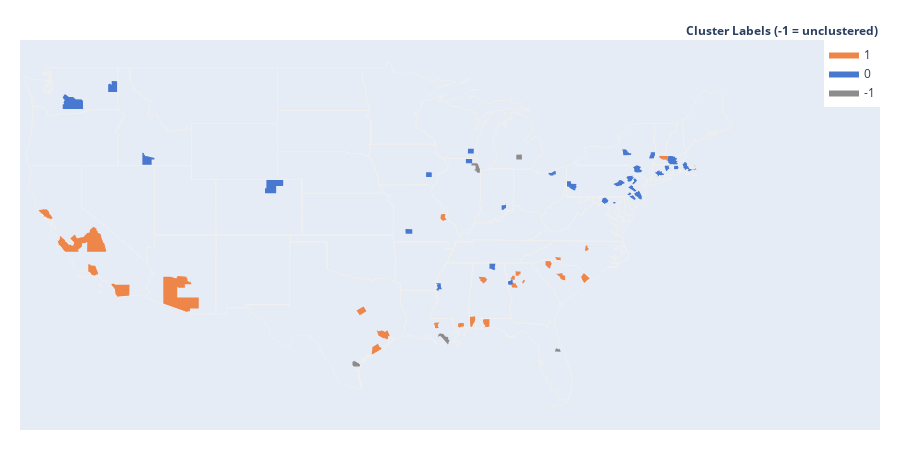

The code cell stored with this chart in its notebook:
### Code cell
values = [int(i) for i in clusterer_avg.labels_]

fig = ff.create_choropleth(fips=correct_fips, values=values, legend_title='Cluster Labels (-1 = unclustered)', show_hover=True, colorscale = ["#8C8C8C","#4878D0","#EE8549"])
# fig.layout.template = None
fig.show()

### Figure 1 — Plotly figure (JSON) as saved in the notebook; plotly's stock layout.template omitted (floating-point values rounded to 4 significant figures; data arrays with more than 128 entries replaced by an {"elided": "..."} marker saying what was removed)
{"data": [{"fill": "toself", "fillcolor": "#8C8C8C", "hoverinfo": "none", "line": {"color": "rgb(0, 0, 0)", "width": 0}, "mode": "lines", "name": "-1", "type": "scatter", "x": {"elided": "272 float values"}, "y": {"elided": "272 float values"}}, {"fill": "toself", "fillcolor": "#4878D0", "hoverinfo": "none", "line": {"color": "rgb(0, 0, 0)", "width": 0}, "mode": "lines", "name": "0", "type": "scatter", "x": {"elided": "572 float values"}, "y": {"elided": "572 float values"}}, {"fill": "toself", "fillcolor": "#EE8549", "hoverinfo": "none", "line": {"color": "rgb(0, 0, 0)", "width": 0}, "mode": "lines", "name": "1", "type": "scatter", "x": {"elided": "591 float values"}, "y": {"elided": "591 float values"}}, {"hoverinfo": "text", "legendgroup": "centroids", "marker": {"color": "white", "opacity": 0}, "mode": "markers", "name": "US Counties", "selected": {"marker": {"color": "white", "opacity": 1, "size": 3}}, "showlegend": false, "text": ["County: Weld<br>State: Colorado<br>FIPS: 08123<br>Value: 0", "County: Weld<br>State: Colorado<br>FIPS: 08123<br>Value: 0", "County: Lafourche<br>State: Louisiana<br>FIPS: 22057<br>Value: -1", "County: Lafourche<br>State: Louisiana<br>FIPS: 22057<br>Value: -1", "County: Lafourche<br>State: Louisiana<br>FIPS: 22057<br>Value: -1", "County: Lafourche<br>State: Louisiana<br>FIPS: 22057<br>Value: -1", "County: Lafourche<br>State: Louisiana<br>FIPS: 22057<br>Value: -1", "County: Lafourche<br>State: Louisiana<br>FIPS: 22057<br>Value: -1", "County: Ventura<br>State: California<br>FIPS: 06111<br>Value: 1", "County: Ventura<br>State: California<br>FIPS: 06111<br>Value: 1", "County: Ventura<br>State: California<br>FIPS: 06111<br>Value: 1", "County: Harrison<br>State: Mississippi<br>FIPS: 28047<br>Value: 1", "County: Harrison<br>State: Mississippi<br>FIPS: 28047<br>Value: 1", "County: Harrison<br>State: Mississippi<br>FIPS: 28047<br>Value: 1", "County: Harrison<br>State: Mississippi<br>FIPS: 28047<br>Value: 1", "County: Harrison<br>State: Mississippi<br>FIPS: 28047<br>Value: 1", "County: Nueces<br>State: Texas<br>FIPS: 48355<br>Value: -1", "County: Nueces<br>State: Texas<br>FIPS: 48355<br>Value: -1", "County: Nueces<br>State: Texas<br>FIPS: 48355<br>Value: -1", "County: Nueces<br>State: Texas<br>FIPS: 48355<br>Value: -1", "County: Nueces<br>State: Texas<br>FIPS: 48355<br>Value: -1", "County: Nueces<br>State: Texas<br>FIPS: 48355<br>Value: -1", "County: Nueces<br>State: Texas<br>FIPS: 48355<br>Value: -1", "County: Nueces<br>State: Texas<br>FIPS: 48355<br>Value: -1", "County: Nueces<br>State: Texas<br>FIPS: 48355<br>Value: -1", "County: Nueces<br>State: Texas<br>FIPS: 48355<br>Value: -1", "County: Nueces<br>State: Texas<br>FIPS: 48355<br>Value: -1", "County: Nueces<br>State: Texas<br>FIPS: 48355<br>Value: -1", "County: Nueces<br>State: Texas<br>FIPS: 48355<br>Value: -1", "County: Nueces<br>State: Texas<br>FIPS: 48355<br>Value: -1", "County: Nueces<br>State: Texas<br>FIPS: 48355<br>Value: -1", "County: Nueces<br>State: Texas<br>FIPS: 48355<br>Value: -1", "County: Nueces<br>State: Texas<br>FIPS: 48355<br>Value: -1", "County: Nueces<br>State: Texas<br>FIPS: 48355<br>Value: -1", "County: Nueces<br>State: Texas<br>FIPS: 48355<br>Value: -1", "County: Nueces<br>State: Texas<br>FIPS: 48355<br>Value: -1", "County: Nueces<br>State: Texas<br>FIPS: 48355<br>Value: -1", "County: Nueces<br>State: Texas<br>FIPS: 48355<br>Value: -1", "County: Nueces<br>State: Texas<br>FIPS: 48355<br>Value: -1", "County: Nueces<br>State: Texas<br>FIPS: 48355<br>Value: -1", "County: Nueces<br>State: Texas<br>FIPS: 48355<br>Value: -1", "County: Nueces<br>State: Texas<br>FIPS: 48355<br>Value: -1", "County: New Haven<br>State: Connecticut<br>FIPS: 09009<br>Value: 0", "County: New Haven<br>State: Connecticut<br>FIPS: 09009<br>Value: 0", "County: Plymouth<br>State: Massachusetts<br>FIPS: 25023<br>Value: 0", "County: Plymouth<br>State: Massachusetts<br>FIPS: 25023<br>Value: 0", "County: Plymouth<br>State: Massachusetts<br>FIPS: 25023<br>Value: 0", "County: Plymouth<br>State: Massachusetts<br>FIPS: 25023<br>Value: 0", "County: Plymouth<br>State: Massachusetts<br>FIPS: 25023<br>Value: 0", "County: Plymouth<br>State: Massachusetts<br>FIPS: 25023<br>Value: 0", "County: Plymouth<br>State: Massachusetts<br>FIPS: 25023<br>Value: 0", "County: Harris<br>State: Texas<br>FIPS: 48201<br>Value: 1", "County: Harris<br>State: Texas<br>FIPS: 48201<br>Value: 1", "County: Harris<br>State: Texas<br>FIPS: 48201<br>Value: 1", "County: Mobile<br>State: Alabama<br>FIPS: 01097<br>Value: 1", "County: Mobile<br>State: Alabama<br>FIPS: 01097<br>Value: 1", "County: Mobile<br>State: Alabama<br>FIPS: 01097<br>Value: 1", "County: Mobile<br>State: Alabama<br>FIPS: 01097<br>Value: 1", "County: Mobile<br>State: Alabama<br>FIPS: 01097<br>Value: 1", "County: Mobile<br>State: Alabama<br>FIPS: 01097<br>Value: 1", "County: Mobile<br>State: Alabama<br>FIPS: 01097<br>Value: 1", "County: San Diego<br>State: California<br>FIPS: 06073<br>Value: 1", "County: Gloucester<br>State: New Jersey<br>FIPS: 34015<br>Value: 0", "County: Ingham<br>State: Michigan<br>FIPS: 26065<br>Value: -1", "County: Greene<br>State: Missouri<br>FIPS: 29077<br>Value: 0", "County: Beaver<br>State: Pennsylvania<br>FIPS: 42007<br>Value: 0", "County: Waukesha<br>State: Wisconsin<br>FIPS: 55133<br>Value: 0", "County: Sonoma<br>State: California<br>FIPS: 06097<br>Value: 1", "County: Cherokee<br>State: Georgia<br>FIPS: 13057<br>Value: 1", "County: Worcester<br>State: Massachusetts<br>FIPS: 25027<br>Value: 0", "County: Monroe<br>State: Pennsylvania<br>FIPS: 42089<br>Value: 0", "County: Twin Falls<br>State: Idaho<br>FIPS: 16083<br>Value: 0", "County: Franklin<br>State: Massachusetts<br>FIPS: 25011<br>Value: 1", "County: McLennan<br>State: Texas<br>FIPS: 48309<br>Value: 1", "County: Matagorda<br>State: Texas<br>FIPS: 48321<br>Value: 1", "County: Cook<br>State: Illinois<br>FIPS: 17031<br>Value: -1", "County: Madison<br>State: Alabama<br>FIPS: 01089<br>Value: 0", "County: Tolland<br>State: Connecticut<br>FIPS: 09013<br>Value: 0", "County: Frederick<br>State: Maryland<br>FIPS: 24021<br>Value: 0", "County: Jefferson<br>State: Missouri<br>FIPS: 29099<br>Value: 1", "County: Madison<br>State: New York<br>FIPS: 36053<br>Value: 0", "County: Santa Rosa<br>State: Florida<br>FIPS: 12113<br>Value: 1", "County: Seminole<br>State: Florida<br>FIPS: 12117<br>Value: -1", "County: Spartanburg<br>State: South Carolina<br>FIPS: 45083<br>Value: 1", "County: Fresno<br>State: California<br>FIPS: 06019<br>Value: 1", "County: Spokane<br>State: Washington<br>FIPS: 53063<br>Value: 0", "County: East Baton Rouge<br>State: Louisiana<br>FIPS: 22033<br>Value: 1", "County: Washington<br>State: Mississippi<br>FIPS: 28151<br>Value: 0", "County: Coweta<br>State: Georgia<br>FIPS: 13077<br>Value: 1", "County: McHenry<br>State: Illinois<br>FIPS: 17111<br>Value: 0", "County: Cuyahoga<br>State: Ohio<br>FIPS: 39035<br>Value: 0", "County: Delaware<br>State: Pennsylvania<br>FIPS: 42045<br>Value: 0", "County: Paulding<br>State: Georgia<br>FIPS: 13223<br>Value: 1", "County: Rensselaer<br>State: New York<br>FIPS: 36083<br>Value: 0", "County: Sullivan<br>State: New York<br>FIPS: 36105<br>Value: 0", "County: Gaston<br>State: North Carolina<br>FIPS: 37071<br>Value: 1", "County: Allegheny<br>State: Pennsylvania<br>FIPS: 42003<br>Value: 0", "County: Carroll<br>State: Georgia<br>FIPS: 13045<br>Value: 0", "County: Washington<br>State: Iowa<br>FIPS: 19183<br>Value: 0", "County: Warren<br>State: New Jersey<br>FIPS: 34041<br>Value: 0", "County: Schuylkill<br>State: Pennsylvania<br>FIPS: 42107<br>Value: 0", "County: Durham<br>State: North Carolina<br>FIPS: 37063<br>Value: 1", "County: Horry<br>State: South Carolina<br>FIPS: 45051<br>Value: 1", "County: Burlington<br>State: New Jersey<br>FIPS: 34005<br>Value: 0", "County: Bucks<br>State: Pennsylvania<br>FIPS: 42017<br>Value: 0", "County: Walker<br>State: Alabama<br>FIPS: 01127<br>Value: 1", "County: Rockdale<br>State: Georgia<br>FIPS: 13247<br>Value: 1", "County: Jennings<br>State: Indiana<br>FIPS: 18079<br>Value: 0", "County: Richland<br>State: South Carolina<br>FIPS: 45079<br>Value: 1", "County: Baltimore<br>State: Maryland<br>FIPS: 24510<br>Value: 0", "County: Pima<br>State: Arizona<br>FIPS: 04019<br>Value: 1", "County: Tulare<br>State: California<br>FIPS: 06107<br>Value: 1", "County: Maricopa<br>State: Arizona<br>FIPS: 04013<br>Value: 1", "County: Yakima<br>State: Washington<br>FIPS: 53077<br>Value: 0", "County: Monterey<br>State: California<br>FIPS: 06053<br>Value: 1", "County: Barnstable<br>State: Massachusetts<br>FIPS: 25001<br>Value: 0", "County: Providence<br>State: Rhode Island<br>FIPS: 44007<br>Value: 0"], "type": "scatter", "unselected": {"marker": {"opacity": 0}}, "x": [[-105.0], [-104.4], [-90.32], [-90.34], [-90.35], [-90.35], [-90.41], [-90.43], [-119.4], [-119.1], [-119.5], [-88.84], [-88.89], [-88.97], [-89.1], [-89.12], [-97.08], [-97.1], [-97.12], [-97.09], [-97.12], [-97.13], [-97.14], [-97.14], [-97.14], [-97.15], [-97.15], [-97.17], [-97.18], [-97.21], [-97.21], [-97.22], [-97.24], [-97.23], [-97.16], [-97.25], [-97.31], [-97.33], [-97.36], [-97.36], [-97.45], [-97.65], [-72.75], [-72.93], [-70.88], [-70.89], [-70.89], [-70.9], [-70.9], [-70.94], [-70.81], [-94.97], [-94.98], [-95.39], [-88.04], [-88.21], [-88.22], [-88.26], [-88.14], [-88.34], [-88.21], -116.7, -75.14, -84.37, -93.34, -80.35, -88.3, -122.9, -84.48, -71.91, -75.34, -114.7, -72.59, -97.2, -96.01, -87.82, -86.55, -72.34, -77.4, -90.54, -75.67, -87.02, -81.24, -81.99, -119.6, -117.4, -91.1, -90.95, -84.76, -88.45, -81.66, -75.4, -84.87, -73.51, -74.77, -81.18, -79.98, -85.08, -91.72, -75.0, -76.22, -78.88, -79.0, -74.67, -75.11, -87.3, -84.03, -85.63, -80.9, -76.61, -111.8, -118.8, -112.5, -120.7, -121.2, -70.29, -71.58], "y": [[40.03], [40.55], [29.07], [29.18], [29.1], [29.12], [29.21], [29.57], [34.01], [34.47], [33.25], [30.37], [30.24], [30.21], [30.23], [30.51], [27.92], [27.9], [27.91], [27.86], [27.89], [27.9], [27.9], [27.85], [27.89], [27.88], [27.82], [27.76], [27.82], [27.82], [27.81], [27.85], [27.83], [27.67], [27.72], [27.86], [27.87], [27.87], [27.85], [27.88], [27.87], [27.72], [41.25], [41.41], [42.34], [42.34], [42.33], [42.34], [42.33], [42.29], [41.95], [29.68], [29.69], [29.86], [30.51], [30.32], [30.32], [30.34], [30.25], [30.39], [30.79], 33.03, 39.72, 42.6, 37.26, 40.68, 43.02, 38.53, 34.24, 42.35, 41.06, 42.36, 42.58, 31.55, 28.82, 41.84, 34.76, 41.86, 39.47, 38.26, 42.91, 30.7, 28.72, 34.93, 36.76, 47.62, 30.54, 33.28, 33.35, 42.32, 41.42, 39.92, 33.92, 42.71, 41.72, 35.29, 40.47, 33.58, 41.34, 40.86, 40.71, 36.04, 33.92, 39.88, 40.34, 33.8, 33.65, 39.0, 34.02, 39.31, 32.1, 36.22, 33.35, 46.46, 36.22, 41.72, 41.87]}, {"hoverinfo": "text", "legendgroup": "States", "line": {"color": "rgb(240, 240, 240)", "width": 1}, "mode": "lines", "showlegend": false, "type": "scatter", "x": {"elided": "10570 float values"}, "y": {"elided": "10570 float values"}}], "layout": {"annotations": [{"showarrow": false, "text": "<b>Cluster Labels (-1 = unclustered)</b>", "x": 1, "xanchor": "right", "xref": "paper", "y": 1.05, "yref": "paper"}], "dragmode": "select", "height": 450, "hovermode": "closest", "legend": {"traceorder": "reversed", "x": 1, "xanchor": "right", "y": 1, "yanchor": "top"}, "margin": {"b": 20, "l": 20, "r": 20, "t": 40}, "width": 900, "xaxis": {"autorange": false, "fixedrange": true, "range": [-125, -55], "showgrid": false, "showticklabels": false, "zeroline": false}, "yaxis": {"autorange": false, "fixedrange": true, "range": [23, 51], "showgrid": false, "showticklabels": false, "zeroline": false}}}
